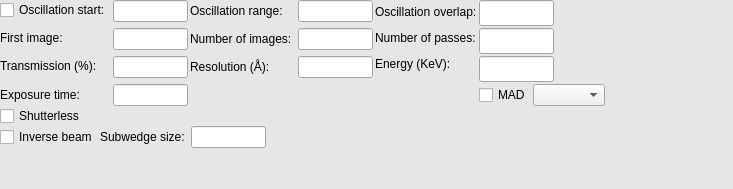
<?xml version="1.0" encoding="UTF-8"?>
<ui version="4.0">
 <class>AcquisitionWidgetHorizontalLayout</class>
 <widget class="QWidget" name="AcquisitionWidgetHorizontalLayout">
  <property name="geometry">
   <rect>
    <x>0</x>
    <y>0</y>
    <width>733</width>
    <height>189</height>
   </rect>
  </property>
  <property name="palette">
   <palette>
    <active>
     <colorrole role="Base">
      <brush brushstyle="SolidPattern">
       <color alpha="255">
        <red>255</red>
        <green>255</green>
        <blue>255</blue>
       </color>
      </brush>
     </colorrole>
     <colorrole role="Window">
      <brush brushstyle="SolidPattern">
       <color alpha="255">
        <red>230</red>
        <green>230</green>
        <blue>230</blue>
       </color>
      </brush>
     </colorrole>
    </active>
    <inactive>
     <colorrole role="Base">
      <brush brushstyle="SolidPattern">
       <color alpha="255">
        <red>255</red>
        <green>255</green>
        <blue>255</blue>
       </color>
      </brush>
     </colorrole>
     <colorrole role="Window">
      <brush brushstyle="SolidPattern">
       <color alpha="255">
        <red>230</red>
        <green>230</green>
        <blue>230</blue>
       </color>
      </brush>
     </colorrole>
    </inactive>
    <disabled>
     <colorrole role="Base">
      <brush brushstyle="SolidPattern">
       <color alpha="255">
        <red>230</red>
        <green>230</green>
        <blue>230</blue>
       </color>
      </brush>
     </colorrole>
     <colorrole role="Window">
      <brush brushstyle="SolidPattern">
       <color alpha="255">
        <red>230</red>
        <green>230</green>
        <blue>230</blue>
       </color>
      </brush>
     </colorrole>
    </disabled>
   </palette>
  </property>
  <property name="windowTitle">
   <string>Acquisition widget</string>
  </property>
  <layout class="QVBoxLayout">
   <property name="spacing">
    <number>0</number>
   </property>
   <property name="margin">
    <number>0</number>
   </property>
   <item>
    <layout class="QHBoxLayout">
     <property name="spacing">
      <number>2</number>
     </property>
     <item>
      <layout class="QVBoxLayout">
       <property name="spacing">
        <number>2</number>
       </property>
       <item>
        <layout class="QHBoxLayout">
         <property name="spacing">
          <number>2</number>
         </property>
         <item>
          <layout class="QVBoxLayout">
           <item>
            <widget class="QCheckBox" name="osc_start_cbox">
             <property name="text">
              <string>Oscillation start:</string>
             </property>
            </widget>
           </item>
           <item>
            <widget class="QLabel" name="first_iamge_label">
             <property name="text">
              <string>First image:</string>
             </property>
             <property name="wordWrap">
              <bool>false</bool>
             </property>
            </widget>
           </item>
           <item>
            <widget class="QLabel" name="transmission_label">
             <property name="text">
              <string>Transmission (%):</string>
             </property>
             <property name="wordWrap">
              <bool>false</bool>
             </property>
            </widget>
           </item>
           <item>
            <widget class="QLabel" name="exp_time_label">
             <property name="text">
              <string>Exposure time:</string>
             </property>
             <property name="wordWrap">
              <bool>false</bool>
             </property>
            </widget>
           </item>
          </layout>
         </item>
         <item>
          <layout class="QVBoxLayout">
           <item>
            <widget class="QLineEdit" name="osc_start_ledit">
             <property name="minimumSize">
              <size>
               <width>75</width>
               <height>0</height>
              </size>
             </property>
             <property name="maximumSize">
              <size>
               <width>50</width>
               <height>32767</height>
              </size>
             </property>
            </widget>
           </item>
           <item>
            <widget class="QLineEdit" name="first_image_ledit">
             <property name="minimumSize">
              <size>
               <width>75</width>
               <height>0</height>
              </size>
             </property>
             <property name="maximumSize">
              <size>
               <width>50</width>
               <height>32767</height>
              </size>
             </property>
            </widget>
           </item>
           <item>
            <widget class="QLineEdit" name="transmission_ledit">
             <property name="minimumSize">
              <size>
               <width>75</width>
               <height>0</height>
              </size>
             </property>
             <property name="maximumSize">
              <size>
               <width>50</width>
               <height>32767</height>
              </size>
             </property>
            </widget>
           </item>
           <item>
            <widget class="QLineEdit" name="exp_time_ledit">
             <property name="minimumSize">
              <size>
               <width>75</width>
               <height>0</height>
              </size>
             </property>
             <property name="maximumSize">
              <size>
               <width>50</width>
               <height>32767</height>
              </size>
             </property>
            </widget>
           </item>
          </layout>
         </item>
        </layout>
       </item>
      </layout>
     </item>
     <item>
      <layout class="QVBoxLayout">
       <property name="spacing">
        <number>2</number>
       </property>
       <item>
        <layout class="QHBoxLayout">
         <item>
          <layout class="QVBoxLayout">
           <item>
            <widget class="QLabel" name="osc_range_label">
             <property name="text">
              <string>Oscillation range:</string>
             </property>
             <property name="wordWrap">
              <bool>false</bool>
             </property>
            </widget>
           </item>
           <item>
            <widget class="QLabel" name="num_images_label">
             <property name="acceptDrops">
              <bool>true</bool>
             </property>
             <property name="text">
              <string>Number of images:</string>
             </property>
             <property name="wordWrap">
              <bool>false</bool>
             </property>
            </widget>
           </item>
           <item>
            <widget class="QLabel" name="resolution_label">
             <property name="text">
              <string>Resolution (Å):</string>
             </property>
             <property name="wordWrap">
              <bool>false</bool>
             </property>
            </widget>
           </item>
          </layout>
         </item>
         <item>
          <layout class="QVBoxLayout">
           <item>
            <widget class="QLineEdit" name="osc_range_ledit">
             <property name="minimumSize">
              <size>
               <width>75</width>
               <height>0</height>
              </size>
             </property>
             <property name="maximumSize">
              <size>
               <width>50</width>
               <height>32767</height>
              </size>
             </property>
            </widget>
           </item>
           <item>
            <widget class="QLineEdit" name="num_images_ledit">
             <property name="minimumSize">
              <size>
               <width>75</width>
               <height>0</height>
              </size>
             </property>
             <property name="maximumSize">
              <size>
               <width>50</width>
               <height>32767</height>
              </size>
             </property>
            </widget>
           </item>
           <item>
            <widget class="QLineEdit" name="resolution_ledit">
             <property name="minimumSize">
              <size>
               <width>75</width>
               <height>0</height>
              </size>
             </property>
             <property name="maximumSize">
              <size>
               <width>50</width>
               <height>32767</height>
              </size>
             </property>
            </widget>
           </item>
          </layout>
         </item>
        </layout>
       </item>
       <item>
        <spacer name="col_two_spacer">
         <property name="orientation">
          <enum>Qt::Vertical</enum>
         </property>
         <property name="sizeType">
          <enum>QSizePolicy::Expanding</enum>
         </property>
         <property name="sizeHint" stdset="0">
          <size>
           <width>20</width>
           <height>16</height>
          </size>
         </property>
        </spacer>
       </item>
      </layout>
     </item>
     <item>
      <layout class="QVBoxLayout">
       <property name="spacing">
        <number>2</number>
       </property>
       <item>
        <layout class="QHBoxLayout">
         <property name="spacing">
          <number>2</number>
         </property>
         <item>
          <layout class="QVBoxLayout">
           <property name="spacing">
            <number>2</number>
           </property>
           <item>
            <widget class="QLabel" name="overlap_label">
             <property name="text">
              <string>Oscillation overlap:</string>
             </property>
             <property name="wordWrap">
              <bool>false</bool>
             </property>
            </widget>
           </item>
           <item>
            <widget class="QLabel" name="num_passes_label">
             <property name="text">
              <string>Number of passes:</string>
             </property>
             <property name="wordWrap">
              <bool>false</bool>
             </property>
            </widget>
           </item>
           <item>
            <widget class="QLabel" name="energy_label">
             <property name="text">
              <string>Energy (KeV):</string>
             </property>
             <property name="wordWrap">
              <bool>false</bool>
             </property>
            </widget>
           </item>
           <item>
            <spacer name="col_thee_spacer">
             <property name="orientation">
              <enum>Qt::Vertical</enum>
             </property>
             <property name="sizeType">
              <enum>QSizePolicy::Fixed</enum>
             </property>
             <property name="sizeHint" stdset="0">
              <size>
               <width>20</width>
               <height>30</height>
              </size>
             </property>
            </spacer>
           </item>
          </layout>
         </item>
         <item>
          <layout class="QVBoxLayout">
           <property name="spacing">
            <number>2</number>
           </property>
           <item>
            <widget class="QLineEdit" name="overlap_ledit">
             <property name="minimumSize">
              <size>
               <width>75</width>
               <height>0</height>
              </size>
             </property>
             <property name="maximumSize">
              <size>
               <width>50</width>
               <height>32767</height>
              </size>
             </property>
            </widget>
           </item>
           <item>
            <widget class="QLineEdit" name="num_passes_ledit">
             <property name="minimumSize">
              <size>
               <width>75</width>
               <height>0</height>
              </size>
             </property>
             <property name="maximumSize">
              <size>
               <width>50</width>
               <height>32767</height>
              </size>
             </property>
            </widget>
           </item>
           <item>
            <widget class="QLineEdit" name="energy_ledit">
             <property name="minimumSize">
              <size>
               <width>75</width>
               <height>0</height>
              </size>
             </property>
             <property name="maximumSize">
              <size>
               <width>75</width>
               <height>32767</height>
              </size>
             </property>
            </widget>
           </item>
           <item>
            <layout class="QHBoxLayout">
             <property name="spacing">
              <number>2</number>
             </property>
             <item>
              <widget class="QCheckBox" name="mad_cbox">
               <property name="text">
                <string>MAD</string>
               </property>
              </widget>
             </item>
             <item>
              <widget class="QComboBox" name="energies_combo"/>
             </item>
            </layout>
           </item>
          </layout>
         </item>
        </layout>
       </item>
      </layout>
     </item>
     <item>
      <spacer name="horizontalSpacer_2">
       <property name="orientation">
        <enum>Qt::Horizontal</enum>
       </property>
       <property name="sizeHint" stdset="0">
        <size>
         <width>40</width>
         <height>20</height>
        </size>
       </property>
      </spacer>
     </item>
    </layout>
   </item>
   <item>
    <layout class="QHBoxLayout">
     <property name="spacing">
      <number>2</number>
     </property>
     <item>
      <widget class="QCheckBox" name="shutterless_cbx">
       <property name="text">
        <string>Shutterless</string>
       </property>
      </widget>
     </item>
     <item>
      <spacer name="row_three_spacer">
       <property name="orientation">
        <enum>Qt::Horizontal</enum>
       </property>
       <property name="sizeType">
        <enum>QSizePolicy::Expanding</enum>
       </property>
       <property name="sizeHint" stdset="0">
        <size>
         <width>90</width>
         <height>20</height>
        </size>
       </property>
      </spacer>
     </item>
    </layout>
   </item>
   <item>
    <layout class="QHBoxLayout">
     <property name="spacing">
      <number>2</number>
     </property>
     <item>
      <widget class="QCheckBox" name="inverse_beam_cbx">
       <property name="text">
        <string>Inverse beam</string>
       </property>
      </widget>
     </item>
     <item>
      <layout class="QHBoxLayout">
       <item>
        <widget class="QLabel" name="subwedge_size_label">
         <property name="mouseTracking">
          <bool>false</bool>
         </property>
         <property name="text">
          <string>Subwedge size:</string>
         </property>
         <property name="wordWrap">
          <bool>false</bool>
         </property>
        </widget>
       </item>
       <item>
        <widget class="QLineEdit" name="subwedge_size_ledit">
         <property name="maximumSize">
          <size>
           <width>75</width>
           <height>32767</height>
          </size>
         </property>
        </widget>
       </item>
       <item>
        <spacer name="subwedge_fill_spacer">
         <property name="orientation">
          <enum>Qt::Horizontal</enum>
         </property>
         <property name="sizeType">
          <enum>QSizePolicy::Expanding</enum>
         </property>
         <property name="sizeHint" stdset="0">
          <size>
           <width>20</width>
           <height>20</height>
          </size>
         </property>
        </spacer>
       </item>
      </layout>
     </item>
     <item>
      <spacer name="spacer16">
       <property name="orientation">
        <enum>Qt::Horizontal</enum>
       </property>
       <property name="sizeType">
        <enum>QSizePolicy::Expanding</enum>
       </property>
       <property name="sizeHint" stdset="0">
        <size>
         <width>322</width>
         <height>20</height>
        </size>
       </property>
      </spacer>
     </item>
    </layout>
   </item>
   <item>
    <spacer name="vspacer">
     <property name="orientation">
      <enum>Qt::Vertical</enum>
     </property>
     <property name="sizeType">
      <enum>QSizePolicy::Expanding</enum>
     </property>
     <property name="sizeHint" stdset="0">
      <size>
       <width>20</width>
       <height>1</height>
      </size>
     </property>
    </spacer>
   </item>
  </layout>
 </widget>
 <layoutdefault spacing="6" margin="11"/>
 <pixmapfunction>qPixmapFromMimeSource</pixmapfunction>
 <resources/>
 <connections/>
</ui>
